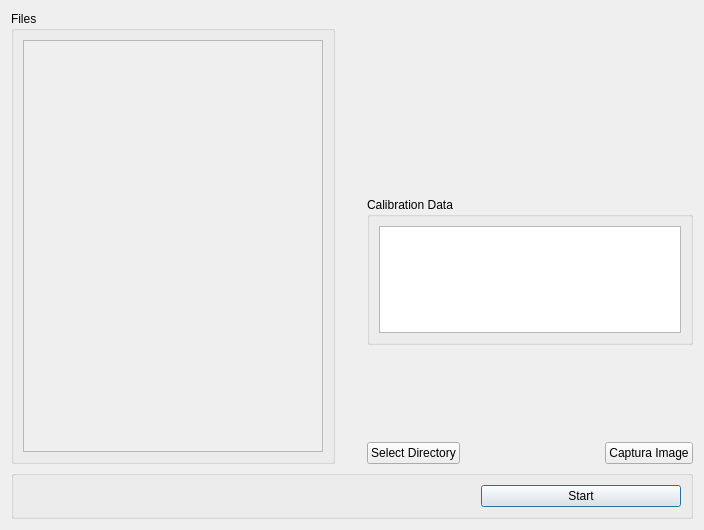
<?xml version="1.0" encoding="UTF-8"?>
<ui version="4.0">
 <class>RobotCalibrationDialog</class>
 <widget class="QDialog" name="RobotCalibrationDialog">
  <property name="geometry">
   <rect>
    <x>0</x>
    <y>0</y>
    <width>704</width>
    <height>530</height>
   </rect>
  </property>
  <property name="windowTitle">
   <string>Robot Calibration Dialog</string>
  </property>
  <layout class="QGridLayout" name="gridLayout">
   <item row="3" column="4">
    <spacer name="horizontalSpacer_2">
     <property name="orientation">
      <enum>Qt::Orientation::Horizontal</enum>
     </property>
     <property name="sizeType">
      <enum>QSizePolicy::Policy::Preferred</enum>
     </property>
     <property name="sizeHint" stdset="0">
      <size>
       <width>235</width>
       <height>20</height>
      </size>
     </property>
    </spacer>
   </item>
   <item row="0" column="0" rowspan="4">
    <widget class="QGroupBox" name="groupBox">
     <property name="title">
      <string>Files</string>
     </property>
     <layout class="QVBoxLayout" name="verticalLayout">
      <item>
       <widget class="QScrollArea" name="scrollAreaFiles">
        <property name="minimumSize">
         <size>
          <width>300</width>
          <height>400</height>
         </size>
        </property>
        <property name="widgetResizable">
         <bool>true</bool>
        </property>
        <widget class="QWidget" name="scrollAreaWidgetContents">
         <property name="geometry">
          <rect>
           <x>0</x>
           <y>0</y>
           <width>298</width>
           <height>398</height>
          </rect>
         </property>
        </widget>
       </widget>
      </item>
     </layout>
    </widget>
   </item>
   <item row="4" column="0" colspan="6">
    <widget class="QGroupBox" name="botones">
     <property name="maximumSize">
      <size>
       <width>16777214</width>
       <height>50</height>
      </size>
     </property>
     <property name="checkable">
      <bool>false</bool>
     </property>
     <layout class="QHBoxLayout" name="horizontalLayout">
      <property name="sizeConstraint">
       <enum>QLayout::SizeConstraint::SetMaximumSize</enum>
      </property>
      <item>
       <spacer name="horizontalSpacer">
        <property name="orientation">
         <enum>Qt::Orientation::Horizontal</enum>
        </property>
        <property name="sizeHint" stdset="0">
         <size>
          <width>40</width>
          <height>20</height>
         </size>
        </property>
       </spacer>
      </item>
      <item>
       <widget class="QPushButton" name="startButton">
        <property name="minimumSize">
         <size>
          <width>200</width>
          <height>0</height>
         </size>
        </property>
        <property name="autoFillBackground">
         <bool>true</bool>
        </property>
        <property name="text">
         <string>Start</string>
        </property>
        <property name="checkable">
         <bool>true</bool>
        </property>
        <property name="autoDefault">
         <bool>true</bool>
        </property>
        <property name="default">
         <bool>false</bool>
        </property>
       </widget>
      </item>
     </layout>
    </widget>
   </item>
   <item row="3" column="2" colspan="2">
    <widget class="QPushButton" name="pushButtonSelectDirectory">
     <property name="text">
      <string>Select Directory</string>
     </property>
     <property name="autoDefault">
      <bool>false</bool>
     </property>
    </widget>
   </item>
   <item row="2" column="4">
    <spacer name="verticalSpacer_2">
     <property name="orientation">
      <enum>Qt::Orientation::Vertical</enum>
     </property>
     <property name="sizeType">
      <enum>QSizePolicy::Policy::Preferred</enum>
     </property>
     <property name="sizeHint" stdset="0">
      <size>
       <width>20</width>
       <height>170</height>
      </size>
     </property>
    </spacer>
   </item>
   <item row="3" column="5">
    <widget class="QPushButton" name="pushButtonCaptureImage">
     <property name="text">
      <string>Captura Image</string>
     </property>
     <property name="autoDefault">
      <bool>false</bool>
     </property>
    </widget>
   </item>
   <item row="0" column="1" rowspan="4">
    <spacer name="verticalSpacer">
     <property name="orientation">
      <enum>Qt::Orientation::Vertical</enum>
     </property>
     <property name="sizeHint" stdset="0">
      <size>
       <width>20</width>
       <height>448</height>
      </size>
     </property>
    </spacer>
   </item>
   <item row="1" column="2" colspan="4">
    <widget class="QGroupBox" name="groupBoxCalibrationdata">
     <property name="maximumSize">
      <size>
       <width>16777215</width>
       <height>500</height>
      </size>
     </property>
     <property name="title">
      <string>Calibration Data</string>
     </property>
     <layout class="QGridLayout" name="gridLayout_2">
      <item row="0" column="0">
       <widget class="QTextEdit" name="textEditInfo">
        <property name="enabled">
         <bool>true</bool>
        </property>
        <property name="maximumSize">
         <size>
          <width>16777215</width>
          <height>600</height>
         </size>
        </property>
        <property name="readOnly">
         <bool>true</bool>
        </property>
       </widget>
      </item>
     </layout>
    </widget>
   </item>
   <item row="0" column="2" colspan="4">
    <widget class="QLabel" name="videoLabel">
     <property name="minimumSize">
      <size>
       <width>320</width>
       <height>180</height>
      </size>
     </property>
     <property name="maximumSize">
      <size>
       <width>400</width>
       <height>300</height>
      </size>
     </property>
     <property name="text">
      <string/>
     </property>
     <property name="alignment">
      <set>Qt::AlignmentFlag::AlignCenter</set>
     </property>
    </widget>
   </item>
  </layout>
 </widget>
 <resources/>
 <connections/>
</ui>
